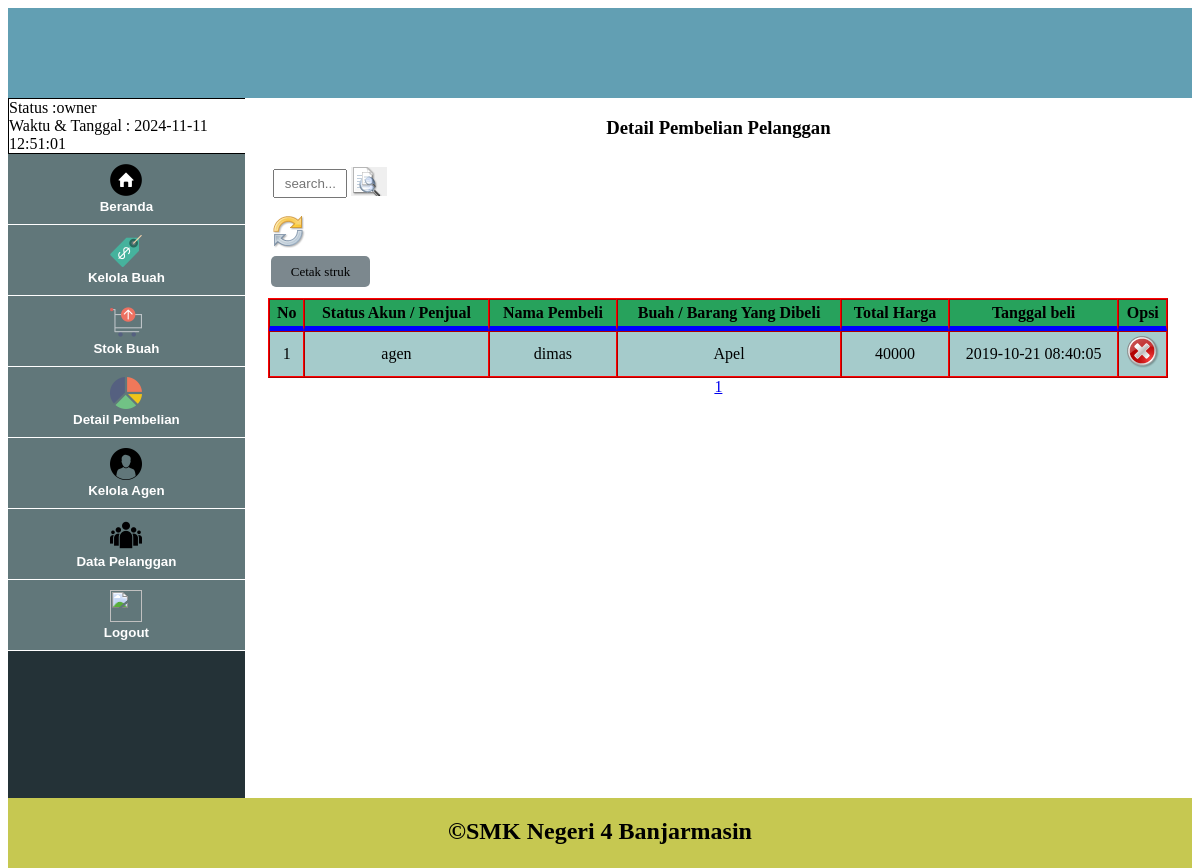
The app's page /Owner/detail_pembelian.php (signed in) with its own data.
### tables this page shows
CREATE TABLE IF NOT EXISTS `detail_pembelian` (
  `id_pembelian` int(11) NOT NULL AUTO_INCREMENT,
  `id_akun` varchar(30) NOT NULL,
  `id_pembeli` varchar(30) NOT NULL,
  `id_buah` varchar(30) NOT NULL,
  `total_harga` varchar(30) NOT NULL,
  `tgl_beli` datetime NOT NULL,
  PRIMARY KEY (`id_pembelian`)
);

### Owner/detail_pembelian.php (the view, shortened to what this page needs)
<!DOCTYPE html>
<html lang="en" dir="ltr">
  <head>
    <link rel="stylesheet" href="../style.css">
  </head>
  <body>
    <div class="header">
    </div>
    <div class="sidebar">
      <div class="status">
        Status           :<?php echo $_SESSION['status']; ?> <br>
        Waktu & Tanggal  : <?php $sekarang = date('Y-m-d H:i:s'); echo $sekarang; ?>
      </div>
        <div class="btn-group">
           <button class="btnn" onClick="window.location='index.php';"><img src="../Icon/home.png" width=32 height=32><br><b>Beranda</b></button>
           <button class="btnn" onClick="window.location='Buah/tampil_buah.php';"><img src="../Icon/price-tag-4.png" width=32 height=32><br><b>Kelola Buah</b></button>
           <button class="btnn" onClick="window.location='Stok/tampil_stok.php';"><img src="../Icon/cart-14.png" width=32 height=32><br><b>Stok Buah</b></button>
           <button class="btnn" onClick="window.location='detail_pembelian.php';"><img src="../Icon/pie-chart-1.png" width=32 height=32><br><b>Detail Pembelian</b></button>
           <button class="btnn" onClick="window.location='Akun/tampil_akun.php';"><img src="../Icon/agen.png" width=32 height=32><br><b>Kelola Agen</b></button>
           <button class="btnn" onClick="window.location='Pelanggan/tampil_pelanggan.php';"><img src="../Icon/pelanggan.png" width=32 height=32><br><b>Data Pelanggan</b></button>
           <button class="btnn" onClick="window.location='../logout.php';"><img src="../Icon/logout.png" width=32 height=32><br><b>Logout</b></button>
       </div>
    </div>
    <div class="body">
      <center><h3>Detail Pembelian Pelanggan</h3></center>
      <div class="pencarian">
        <form method="get">
          <input type="text" name="key" class="cari" placeholder="search..." required>
          <button type="submit" name="cari" class="btn-cari"><img src="../Icon/cari.png" width=16 height=16></button>&nbsp;
        </form><br>
        <a href="detail_pembelian.php"><img src="../Icon/refresh.png" width=32 height=32></a><br>
      </div>
      <?php
       include('../koneksi.php');
       $sql = mysqli_query($koneksi,"SELECT * FROM detail_pembelian ORDER BY id_pembelian ASC");
       $result = mysqli_num_rows($sql);
       if ($result == 0) {
         echo "";
       }else {
         echo "<a class='btn-cetak' href='cetak_pembelian.php'>Cetak struk</a><br><br>";
       }
      ?>
      <table border="1" cellpadding=4 cellspacing=0 align=center width=95%>
        <tr>
          <th>No</th>
          <th>Status Akun / Penjual</th>
          <th>Nama Pembeli</th>
          <th>Buah / Barang Yang Dibeli</th>
          <th>Total Harga</th>
          <th>Tanggal beli</th>
          <th>Opsi</th>
        </tr>
        <?php
           include('../koneksi.php');
           if (isset($_GET['cari'])) {
             $key = $_GET['key'];
             $cari = "SELECT * FROM detail_pembelian WHERE id_akun LIKE '%$key%' OR
                       id_pembeli LIKE '%$key%'";
           }else {
             $cari = "SELECT * FROM detail_pembelian";
           }
           $row = 5;
           $halaman = isset($_GET['halaman']) ? (int)$_GET['halaman'] : 1;
           $mulai = ($halaman > 1) ? ($halaman * $row) - $row         : 0;
           $tampil1 = mysqli_query($koneksi,$cari);
           $result = mysqli_num_rows($tampil1);
           $get_hal = ceil($result/$row);
           $no = $mulai + 1;
           $tampil2 = mysqli_query($koneksi,"SELECT * FROM detail_pembelian ORDER BY id_pembelian DESC LIMIT $mulai, $row");
           if (isset($_GET['cari'])) {
             $sql = $tampil1;
           }else {
             $sql = $tampil2;
           }
           while ($data = mysqli_fetch_assoc($sql)) {
             echo "<tr>
                     <td>".$no++."</td>
                     <td>".$data['id_akun']."</td>
                     <td>".$data['id_pembeli']."</td>
                     <td>".$data['id_buah']."</td>
                     <td>".$data['total_harga']."</td>
                     <td>".$data['tgl_beli']."</td>
                     <td><a href='hapus_pembelian.php?id=".$data['id_pembelian']."'";?>
                       onCLick="return confirm('Anda ingin hapus data ini ?')"><img src='../Icon/hapus.png' width=32 height=32 /></a></td>
             </tr><?php
           }
         ?>
      </table>
     <center>
           <?php for ($i=1; $i <= $get_hal; $i++) { ?>
             <a href="?halaman=<?php echo $i; ?>"><?php echo $i; ?></a>
         <?php  } ?>
     </center>
    </div>
    <div class="footer">
      <center><h2>&copy;SMK Negeri 4 Banjarmasin</h2></center>
    </div>
  </body>
</html>

### style.css (style rules this page uses)
table { border-color: red; }
table th { border-bottom: 5px solid blue; background-color: rgb(39, 162, 92); }
table td { background-color: rgb(165, 203, 203); text-align: center; }
.header { width: 100%; height: 90px; background-color: #629fb3; float: left; }
.sidebar { width: 20%; height: 700px; background-color: #243237; float: left; }
.body { width: 80%; height: 700px; background-color: rgb(255, 255, 255); float: left; }
.footer { width: 100%; height: 70px; background-color: rgb(198, 200, 81); float: left; }
.btn-group .btnn { color: white; border: none; background-color: rgb(97, 119, 122); text-align: center; padding: 10px 20px; width: 100%; display: block; cursor: pointer; border-bottom: 1px solid rgb(255, 255, 255); }
.sidebar .status { border: 1px solid black; width: 100%; background-color: rgb(255, 255, 255); }
.pencarian { padding: 10px 28px; }
.pencarian .cari { padding: 5px 10px; width: 50px; -webkit-transition: width 1s; transition: width 1s; }
.pencarian .btn-cari { border: none; background-repeat: no-repeat; background-image: url("Icon/cari.png"); cursor: pointer; padding: 5px 10px; }
.btn-cetak { border-radius: 5px; text-decoration: none; font-size: 13px; margin-left: 26px; padding: 8px 20px; color: black; background-color: rgb(124, 136, 142); }

### records on screen
detail_pembelian: id_akun "agen", id_pembeli "dimas", id_buah "Apel", total_harga "40000", tgl_beli "2019-10-21 08:40:05"

### other values on screen
$_SESSION['status'] "owner"
